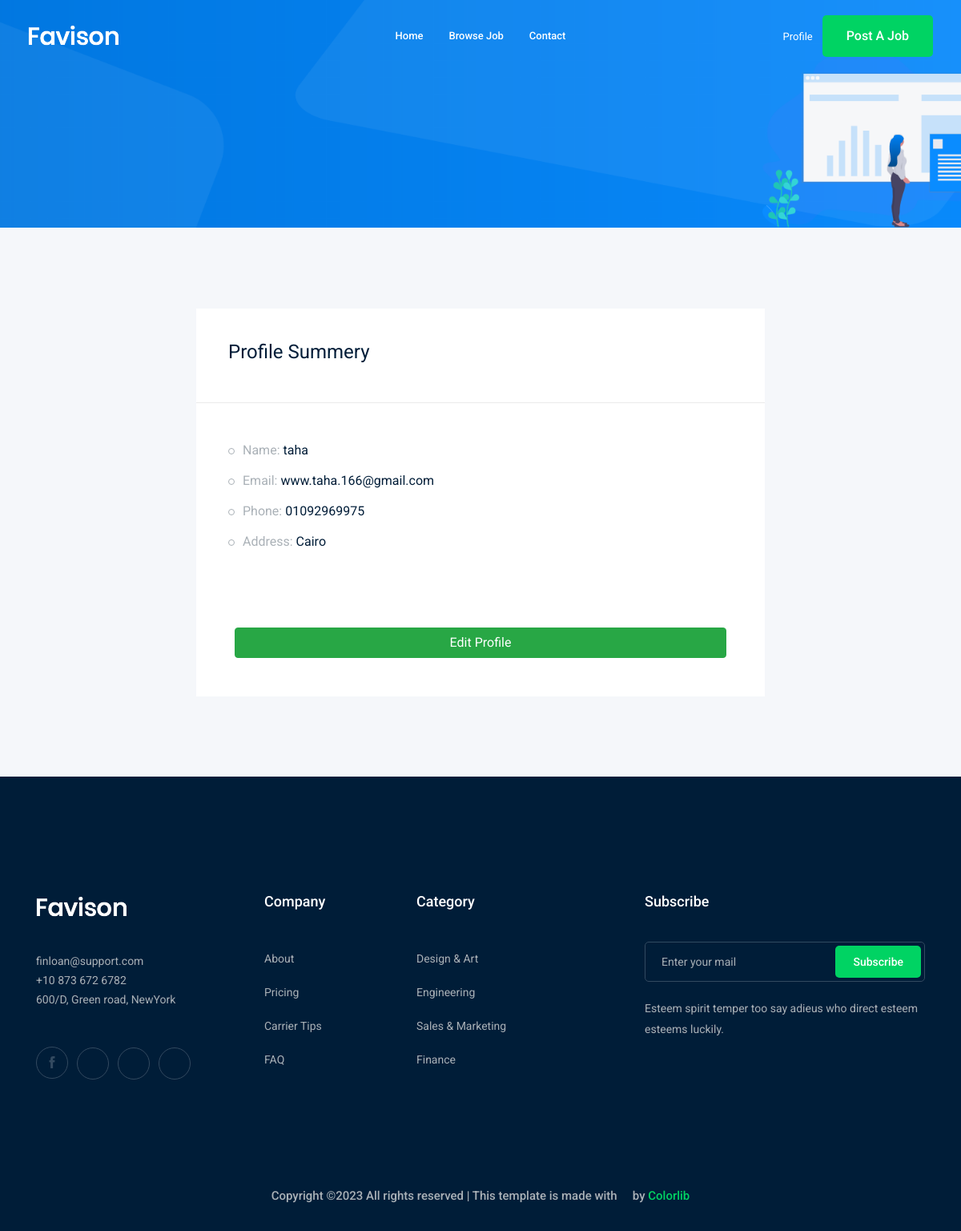
The app's page /accounts/profile (signed in) with its own data.
### accounts/models.py (models this page shows)
class Profile(models.Model):
    user =models.OneToOneField(User, on_delete=models.CASCADE)
    city =models.ForeignKey('City', on_delete=models.CASCADE ,null=True,blank=True)
    phone =models.CharField(max_length=15)
    image =models.ImageField( upload_to="profile/")
    def __str__(self) -> str:
        return str(self.user)

class City(models.Model):
    name =models.CharField(max_length=15)
    def __str__(self) -> str:
        return self.name

### accounts/views.py (the view)
# urls.py: path('profile', views.profile , name= 'profile'),
def profile(request):
    profile = Profile.objects.get(user= request.user)
    return render(request ,"accounts/profile.html" ,{'profile':profile})

### accounts/templates/accounts/profile.html (shortened to what this page needs)
{% extends 'base.html' %}
{% load django_bootstrap5 %}
{%block body%}
    <div class="bradcam_area bradcam_bg_1">
        <div class="container">
            <div class="row">
                <div class="col-xl-12">
                </div>
            </div>
        </div>
    </div>
    <div class="job_details_area">
        <div class="container">
                <div class="col-lg-8 mx-auto">
                    <div class="job_sumary">
                        <div class="summery_header">
                            <h3>Profile Summery</h3>
                        </div>
                        <div class="job_content">
                            <ul>
                                <li>Name: <span>{{profile}}</span></li>
                                <li>Email: <span>{{profile.user.email}}</span></li>
                                <li>Phone: <span>{{profile.phone}}</span></li>
                                <li>Address: <span>{{profile.city}} </span></li>
                            </ul>
                        </div>
                        <div class=" p-5 " >
                            <a href = "{% url 'accounts:profile_edit' %}" class="btn btn-success col-12">Edit Profile</a>
                        </div>
                    </div>
                </div>
            </div>
        </div>
{%endblock body%}

### records on screen
Profile: user.username "taha", user.email "www.taha.166@gmail.com", phone "01092969975", city "Cairo"
